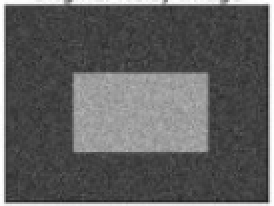
#> input picture image/otsu.png, 137 x 103 px (shown 2 times larger)
$ python image_thresholding.py
#> lines starting #> are read from the running program, lines starting #| are printed output that depends on the picture; after the words box and inside, x2 and y2 are one past the last pixel; in counts of white or black regions, pixels touching at a corner belong together
# coding=utf-8
"""
reference: https://docs.opencv.org/3.4/d7/d4d/tutorial_py_thresholding.html
ctrl + p 显示函数参数
"""
import cv2
import numpy as np
from matplotlib import pyplot as plt

IMG1 = "../image/saber.jpg"
IMG2 = "../image/adaptive.png"
IMG3 = "../image/otsu.png"


def simple_threshold():
    # global thresholding
    img = cv2.imread(IMG2, cv2.IMREAD_GRAYSCALE)
    ret, thresh1 = cv2.threshold(img, 127, 255, cv2.THRESH_BINARY)
    ret, thresh2 = cv2.threshold(img, 127, 255, cv2.THRESH_BINARY_INV)
    ret, thresh3 = cv2.threshold(img, 127, 255, cv2.THRESH_TRUNC)
    ret, thresh4 = cv2.threshold(img, 127, 255, cv2.THRESH_TOZERO)
    ret, thresh5 = cv2.threshold(img, 127, 255, cv2.THRESH_TOZERO_INV)
    print(ret)
    titles = ['Original Image', 'BINARY', 'BINARY_INV', 'TRUNC', 'TOZERO', 'TOZERO_INV']
    images = [img, thresh1, thresh2, thresh3, thresh4, thresh5]

    for i in np.arange(6):
        plt.subplot(2, 3, i + 1), plt.imshow(images[i], 'gray')
        plt.title(titles[i])
        plt.xticks([]), plt.yticks([])

    plt.show()


def adaptive_threshold():
    """
    适用于不同的光照条件
    """

    img = cv2.imread(IMG2, cv2.IMREAD_GRAYSCALE)
    ret, thresh0 = cv2.threshold(img, 127, 255, cv2.THRESH_BINARY)
    thresh1 = cv2.adaptiveThreshold(img, 255, cv2.ADAPTIVE_THRESH_MEAN_C, cv2.THRESH_BINARY, 15, 2)
    thresh2 = cv2.adaptiveThreshold(img, 255, cv2.ADAPTIVE_THRESH_GAUSSIAN_C, cv2.THRESH_BINARY, 15, 2)

    titles = ['Original Image', 'THRESHOLD_BINARY','ADAPTIVE MEAN', 'ADAPTIVE GAUSS']
    images = [img, thresh0, thresh1, thresh2]

    for i in np.arange(4):
        plt.subplot(2, 2, i + 1), plt.imshow(images[i], 'gray')
        plt.title(titles[i])
        plt.xticks([]), plt.yticks([])
    plt.show()


def otsu_threshold():

    """
    双峰 image
    """
    img = cv2.imread(IMG3, 0)
#> img: shape (103, 137); min 32, max 255, mean 95.4
    if img is None:
        print("can't open image")
    # global thresholding
    ret1, th1 = cv2.threshold(img, 127, 255, cv2.THRESH_BINARY)
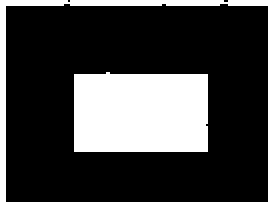
#> th1: shape (103, 137) (shown 2 times larger); 27.5% white; 2 white regions, box (x1, y1, x2, y2) and area: (37, 36, 104, 76) 2614, (0, 0, 137, 103) 1261

    # Otsu's thresholding
    ret2, th2 = cv2.threshold(img, 0, 255, cv2.THRESH_BINARY + cv2.THRESH_OTSU)
#> th2: shape (103, 137); 27.6% white; 2 white regions, box (x1, y1, x2, y2) and area: (36, 36, 104, 76) 2628, (0, 0, 137, 103) 1264
#> ret2 = 119

    # Otsu's thresholding after Gaussian filtering
    blur = cv2.GaussianBlur(img, (5, 5), 0)
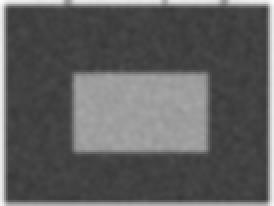
#> blur: shape (103, 137) (shown 2 times larger); min 55, max 251, mean 94.9
    ret3, th3 = cv2.threshold(blur, 0, 255, cv2.THRESH_BINARY + cv2.THRESH_OTSU)
#> th3: shape (103, 137); 27.5% white; 2 white regions, box (x1, y1, x2, y2) and area: (37, 36, 104, 76) 2617, (0, 0, 137, 103) 1270
#> ret3 = 116

    # plot all the images and their histograms
    images = [img, 0, th1,
              img, 0, th2,
              blur, 0, th3]
    titles = ['Original Noisy Image', 'Histogram', 'Global Thresholding (v=127)',
              'Original Noisy Image', 'Histogram', "Otsu's Thresholding",
              'Gaussian filtered Image', 'Histogram', "Otsu's Thresholding"]

    for i in range(3):
        plt.subplot(3, 3, i * 3 + 1), plt.imshow(images[i * 3], 'gray')
        plt.title(titles[i * 3]), plt.xticks([]), plt.yticks([])
        plt.subplot(3, 3, i * 3 + 2), plt.hist(images[i * 3].ravel(), 256)
        plt.title(titles[i * 3 + 1]), plt.xticks([]), plt.yticks([])
        plt.subplot(3, 3, i * 3 + 3), plt.imshow(images[i * 3 + 2], 'gray')
        plt.title(titles[i * 3 + 2]), plt.xticks([]), plt.yticks([])
    plt.show()
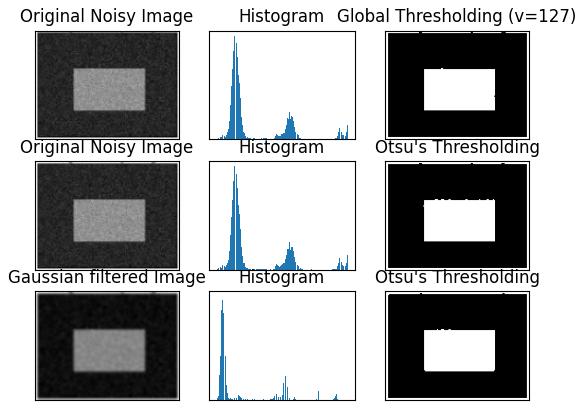
#> figure drawn by matplotlib, 9 panels


if __name__ == "__main__":
    print("opencv")
    # simple_threshold()
    # adaptive_threshold()
    otsu_threshold()
